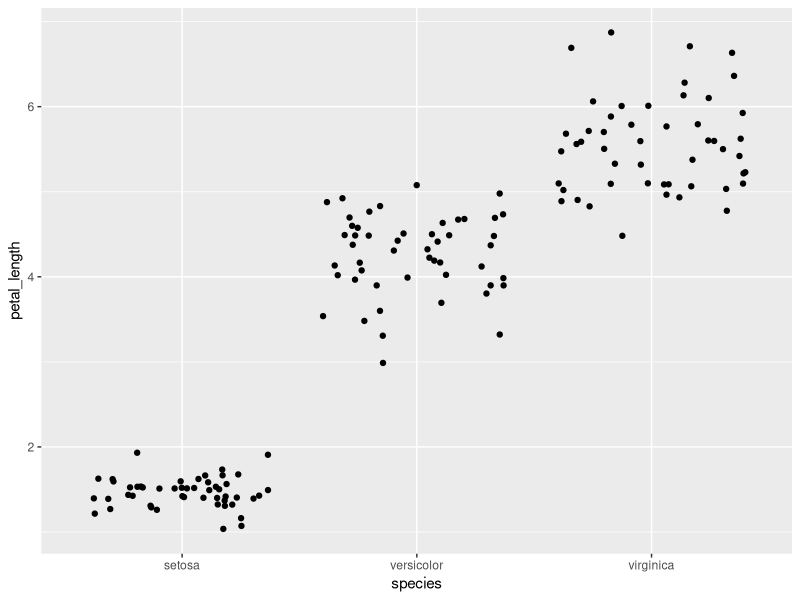
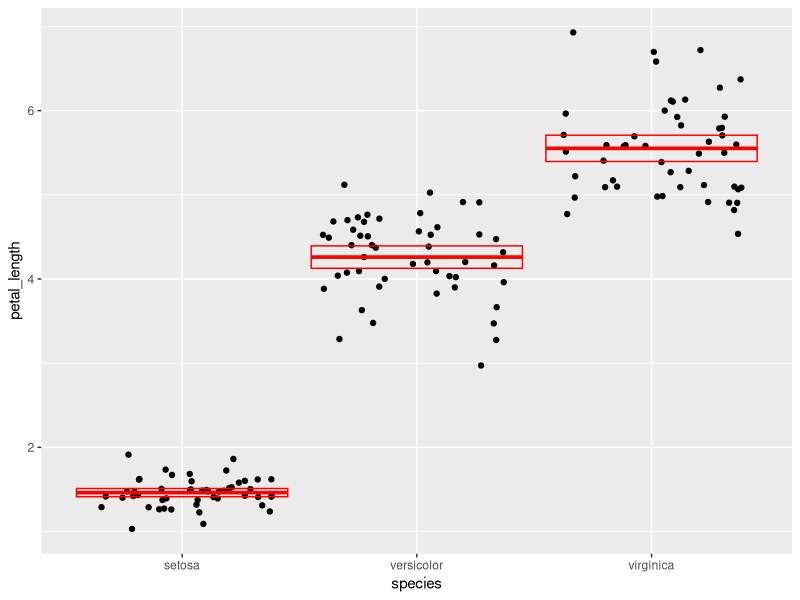
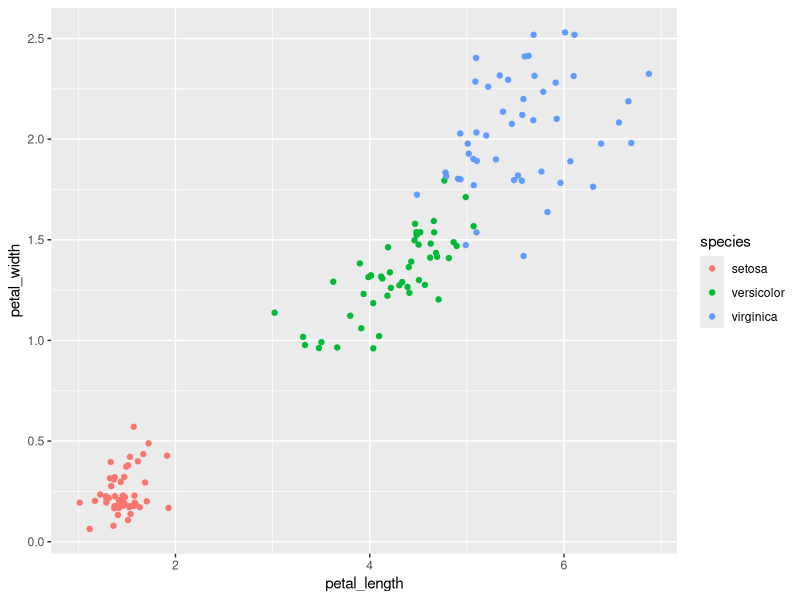

Reproduce these figures in R, in order.
## ---- chunk 1
library(tidyverse)

iris <- as_tibble(iris)
iris

## ---- chunk 2
flower <- rename(iris, sepal_length = Sepal.Length, 
               sepal_width = Sepal.Width, 
               petal_length = Petal.Length, 
               petal_width = Petal.Width, 
               species = Species)
flower
## ---- chunk 3
mm <- mutate(flower, sepalcm_length = sepal_length * 10, 
       sepalcm_width = sepal_width * 10, 
       petalcm_length = petal_length * 10, 
       petalcm_width = petal_width * 10)
       
mm
## ---- chunk 4
area <- mutate(flower, sepal_area = sepal_length * sepal_width,
       petal_area = petal_length * petal_width)
area
flowerArea <- select(area, sepal_area, petal_area, species)
flowerArea
## ---- chunk 5
iris_sepal_summary <- summarise(mm, sample_size = n(), 
                                max = max(sepal_length), 
                                min = min(sepal_length), 
                                range = (max - min), 
                                median = median(sepal_length),
                                quantile1 = quantile(sepal_length, .25),
                                quantile3 = quantile(sepal_length, .75),
                                interquartile = (quantile3 - quantile1))
                                
iris_sepal_summary
## ---- chunk 6
flowers_grouped <- group_by(flower,species)
iris_petal_summary <-  
  summarize(
flowers_grouped,
sample_size = n(),
mean = mean(petal_length),
standarddeviation = sd(petal_length),
varience = var(petal_length),
se = (standarddeviation / sqrt(sample_size)),
Uconfidenceinterval = mean + (2 * se),
Lconfidenceinterval = mean - (2 * se))

iris_petal_summary
## ---- chunk 7
ggplot(data = flower) +
  geom_jitter(mapping = aes(x = species, y = petal_length))
## ---- chunk 8
ggplot(data = flower) +
  geom_jitter(
    mapping = aes(x = species, y = petal_length)) +
    geom_crossbar(
      data = iris_petal_summary,
      mapping = aes(
        x = species,
        y = mean,
        ymax = Uconfidenceinterval,
        ymin = Lconfidenceinterval
      ),
      color = "red"
    )
## ---- chunk 9
ggplot(data = flower) + 
  geom_jitter(mapping =aes(x = petal_length, y= petal_width, color = species))
